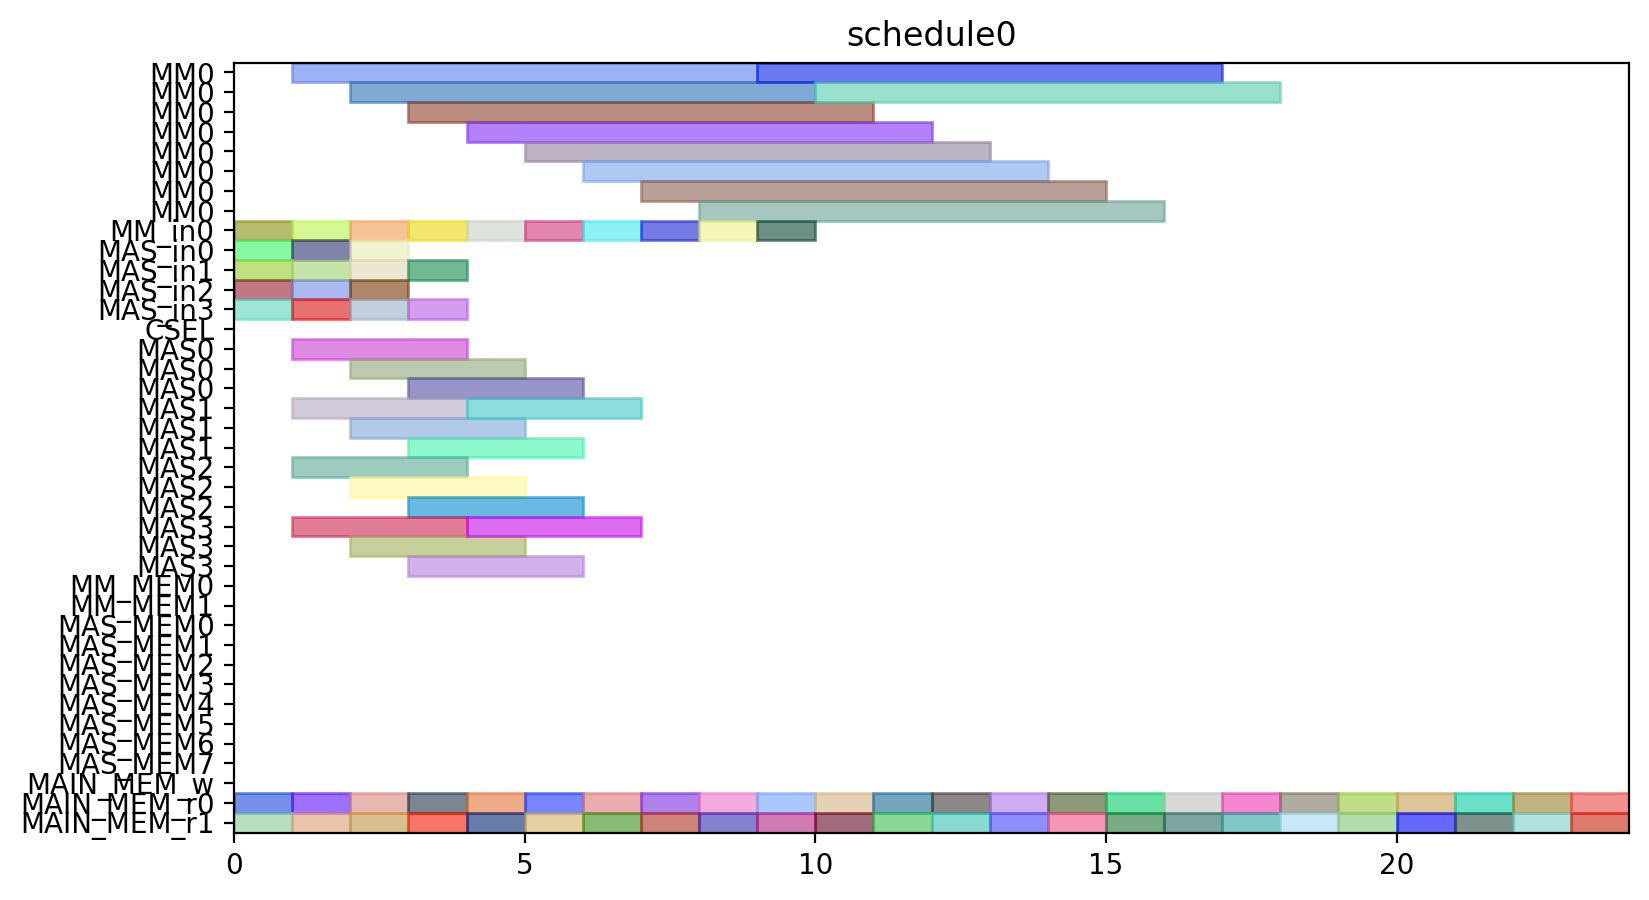

Source code (Python):
from pyschedule import Scenario, solvers, plotters, alt


def solve():
	horizon = 90
	S = Scenario("schedule0", horizon=horizon)

	# resource
	MM = S.Resources('MM', num=1, size=8)
	MM_in = S.Resources('MM_in', num=1)
	MAS_in = S.Resources('MAS_in', num=4)
	CSEL = S.Resource('CSEL')
	MAS = S.Resources('MAS', num=4, size=3, periods=range(1, horizon))
	MM_MEM = S.Resources('MM_MEM', num=2)
	MAS_MEM = S.Resources('MAS_MEM', num=8)
	MAIN_MEM_w = S.Resource('MAIN_MEM_w', size=1)
	MAIN_MEM_r = S.Resources('MAIN_MEM_r', num=2)

	# result of previous scheduling

	# new tasks
	t0_t0 = S.Task('t0_t0', length=3, delay_cost=1)
	t0_t0 += alt(MAS)
	t0_t0_in = S.Task('t0_t0_in', length=1, delay_cost=1)
	t0_t0_in += alt(MAS_in)
	S += t0_t0_in*MAS_in[0]<=t0_t0*MAS[0]

	S += t0_t0_in*MAS_in[1]<=t0_t0*MAS[1]

	S += t0_t0_in*MAS_in[2]<=t0_t0*MAS[2]

	S += t0_t0_in*MAS_in[3]<=t0_t0*MAS[3]

	t0_t0_mem0 = S.Task('t0_t0_mem0', length=1, delay_cost=1)
	t0_t0_mem0 += MAIN_MEM_r[0]
	t0_t0_mem1 = S.Task('t0_t0_mem1', length=1, delay_cost=1)
	t0_t0_mem1 += MAIN_MEM_r[1]
	t0_t1 = S.Task('t0_t1', length=3, delay_cost=1)
	t0_t1 += alt(MAS)
	t0_t1_in = S.Task('t0_t1_in', length=1, delay_cost=1)
	t0_t1_in += alt(MAS_in)
	S += t0_t1_in*MAS_in[0]<=t0_t1*MAS[0]

	S += t0_t1_in*MAS_in[1]<=t0_t1*MAS[1]

	S += t0_t1_in*MAS_in[2]<=t0_t1*MAS[2]

	S += t0_t1_in*MAS_in[3]<=t0_t1*MAS[3]

	t0_t1_mem0 = S.Task('t0_t1_mem0', length=1, delay_cost=1)
	t0_t1_mem0 += MAIN_MEM_r[0]
	t0_t1_mem1 = S.Task('t0_t1_mem1', length=1, delay_cost=1)
	t0_t1_mem1 += MAIN_MEM_r[1]
	t0_t3 = S.Task('t0_t3', length=8, delay_cost=1)
	t0_t3 += alt(MM)
	t0_t3_in = S.Task('t0_t3_in', length=1, delay_cost=1)
	t0_t3_in += alt(MM_in)
	S += t0_t3_in*MM_in[0]<=t0_t3*MM[0]

	t0_t3_mem0 = S.Task('t0_t3_mem0', length=1, delay_cost=1)
	t0_t3_mem0 += MAIN_MEM_r[0]
	t0_t3_mem1 = S.Task('t0_t3_mem1', length=1, delay_cost=1)
	t0_t3_mem1 += MAIN_MEM_r[1]
	t10 = S.Task('t10', length=3, delay_cost=1)
	t10 += alt(MAS)
	t10_in = S.Task('t10_in', length=1, delay_cost=1)
	t10_in += alt(MAS_in)
	S += t10_in*MAS_in[0]<=t10*MAS[0]

	S += t10_in*MAS_in[1]<=t10*MAS[1]

	S += t10_in*MAS_in[2]<=t10*MAS[2]

	S += t10_in*MAS_in[3]<=t10*MAS[3]

	t10_mem0 = S.Task('t10_mem0', length=1, delay_cost=1)
	t10_mem0 += MAIN_MEM_r[0]
	t10_mem1 = S.Task('t10_mem1', length=1, delay_cost=1)
	t10_mem1 += MAIN_MEM_r[1]
	t11 = S.Task('t11', length=3, delay_cost=1)
	t11 += alt(MAS)
	t11_in = S.Task('t11_in', length=1, delay_cost=1)
	t11_in += alt(MAS_in)
	S += t11_in*MAS_in[0]<=t11*MAS[0]

	S += t11_in*MAS_in[1]<=t11*MAS[1]

	S += t11_in*MAS_in[2]<=t11*MAS[2]

	S += t11_in*MAS_in[3]<=t11*MAS[3]

	t11_mem0 = S.Task('t11_mem0', length=1, delay_cost=1)
	t11_mem0 += MAIN_MEM_r[0]
	t11_mem1 = S.Task('t11_mem1', length=1, delay_cost=1)
	t11_mem1 += MAIN_MEM_r[1]
	t3_t0 = S.Task('t3_t0', length=8, delay_cost=1)
	t3_t0 += alt(MM)
	t3_t0_in = S.Task('t3_t0_in', length=1, delay_cost=1)
	t3_t0_in += alt(MM_in)
	S += t3_t0_in*MM_in[0]<=t3_t0*MM[0]

	t3_t0_mem0 = S.Task('t3_t0_mem0', length=1, delay_cost=1)
	t3_t0_mem0 += MAIN_MEM_r[0]
	t3_t0_mem1 = S.Task('t3_t0_mem1', length=1, delay_cost=1)
	t3_t0_mem1 += MAIN_MEM_r[1]
	t3_t1 = S.Task('t3_t1', length=8, delay_cost=1)
	t3_t1 += alt(MM)
	t3_t1_in = S.Task('t3_t1_in', length=1, delay_cost=1)
	t3_t1_in += alt(MM_in)
	S += t3_t1_in*MM_in[0]<=t3_t1*MM[0]

	t3_t1_mem0 = S.Task('t3_t1_mem0', length=1, delay_cost=1)
	t3_t1_mem0 += MAIN_MEM_r[0]
	t3_t1_mem1 = S.Task('t3_t1_mem1', length=1, delay_cost=1)
	t3_t1_mem1 += MAIN_MEM_r[1]
	t3_t2 = S.Task('t3_t2', length=3, delay_cost=1)
	t3_t2 += alt(MAS)
	t3_t2_in = S.Task('t3_t2_in', length=1, delay_cost=1)
	t3_t2_in += alt(MAS_in)
	S += t3_t2_in*MAS_in[0]<=t3_t2*MAS[0]

	S += t3_t2_in*MAS_in[1]<=t3_t2*MAS[1]

	S += t3_t2_in*MAS_in[2]<=t3_t2*MAS[2]

	S += t3_t2_in*MAS_in[3]<=t3_t2*MAS[3]

	t3_t2_mem0 = S.Task('t3_t2_mem0', length=1, delay_cost=1)
	t3_t2_mem0 += MAIN_MEM_r[0]
	t3_t2_mem1 = S.Task('t3_t2_mem1', length=1, delay_cost=1)
	t3_t2_mem1 += MAIN_MEM_r[1]
	t3_t3 = S.Task('t3_t3', length=3, delay_cost=1)
	t3_t3 += alt(MAS)
	t3_t3_in = S.Task('t3_t3_in', length=1, delay_cost=1)
	t3_t3_in += alt(MAS_in)
	S += t3_t3_in*MAS_in[0]<=t3_t3*MAS[0]

	S += t3_t3_in*MAS_in[1]<=t3_t3*MAS[1]

	S += t3_t3_in*MAS_in[2]<=t3_t3*MAS[2]

	S += t3_t3_in*MAS_in[3]<=t3_t3*MAS[3]

	t3_t3_mem0 = S.Task('t3_t3_mem0', length=1, delay_cost=1)
	t3_t3_mem0 += MAIN_MEM_r[0]
	t3_t3_mem1 = S.Task('t3_t3_mem1', length=1, delay_cost=1)
	t3_t3_mem1 += MAIN_MEM_r[1]
	t4_t0 = S.Task('t4_t0', length=3, delay_cost=1)
	t4_t0 += alt(MAS)
	t4_t0_in = S.Task('t4_t0_in', length=1, delay_cost=1)
	t4_t0_in += alt(MAS_in)
	S += t4_t0_in*MAS_in[0]<=t4_t0*MAS[0]

	S += t4_t0_in*MAS_in[1]<=t4_t0*MAS[1]

	S += t4_t0_in*MAS_in[2]<=t4_t0*MAS[2]

	S += t4_t0_in*MAS_in[3]<=t4_t0*MAS[3]

	t4_t0_mem0 = S.Task('t4_t0_mem0', length=1, delay_cost=1)
	t4_t0_mem0 += MAIN_MEM_r[0]
	t4_t0_mem1 = S.Task('t4_t0_mem1', length=1, delay_cost=1)
	t4_t0_mem1 += MAIN_MEM_r[1]
	t4_t1 = S.Task('t4_t1', length=3, delay_cost=1)
	t4_t1 += alt(MAS)
	t4_t1_in = S.Task('t4_t1_in', length=1, delay_cost=1)
	t4_t1_in += alt(MAS_in)
	S += t4_t1_in*MAS_in[0]<=t4_t1*MAS[0]

	S += t4_t1_in*MAS_in[1]<=t4_t1*MAS[1]

	S += t4_t1_in*MAS_in[2]<=t4_t1*MAS[2]

	S += t4_t1_in*MAS_in[3]<=t4_t1*MAS[3]

	t4_t1_mem0 = S.Task('t4_t1_mem0', length=1, delay_cost=1)
	t4_t1_mem0 += MAIN_MEM_r[0]
	t4_t1_mem1 = S.Task('t4_t1_mem1', length=1, delay_cost=1)
	t4_t1_mem1 += MAIN_MEM_r[1]
	t4_t3 = S.Task('t4_t3', length=8, delay_cost=1)
	t4_t3 += alt(MM)
	t4_t3_in = S.Task('t4_t3_in', length=1, delay_cost=1)
	t4_t3_in += alt(MM_in)
	S += t4_t3_in*MM_in[0]<=t4_t3*MM[0]

	t4_t3_mem0 = S.Task('t4_t3_mem0', length=1, delay_cost=1)
	t4_t3_mem0 += MAIN_MEM_r[0]
	t4_t3_mem1 = S.Task('t4_t3_mem1', length=1, delay_cost=1)
	t4_t3_mem1 += MAIN_MEM_r[1]
	t5_t0 = S.Task('t5_t0', length=8, delay_cost=1)
	t5_t0 += alt(MM)
	t5_t0_in = S.Task('t5_t0_in', length=1, delay_cost=1)
	t5_t0_in += alt(MM_in)
	S += t5_t0_in*MM_in[0]<=t5_t0*MM[0]

	t5_t0_mem0 = S.Task('t5_t0_mem0', length=1, delay_cost=1)
	t5_t0_mem0 += MAIN_MEM_r[0]
	t5_t0_mem1 = S.Task('t5_t0_mem1', length=1, delay_cost=1)
	t5_t0_mem1 += MAIN_MEM_r[1]
	t5_t1 = S.Task('t5_t1', length=8, delay_cost=1)
	t5_t1 += alt(MM)
	t5_t1_in = S.Task('t5_t1_in', length=1, delay_cost=1)
	t5_t1_in += alt(MM_in)
	S += t5_t1_in*MM_in[0]<=t5_t1*MM[0]

	t5_t1_mem0 = S.Task('t5_t1_mem0', length=1, delay_cost=1)
	t5_t1_mem0 += MAIN_MEM_r[0]
	t5_t1_mem1 = S.Task('t5_t1_mem1', length=1, delay_cost=1)
	t5_t1_mem1 += MAIN_MEM_r[1]
	t5_t2 = S.Task('t5_t2', length=3, delay_cost=1)
	t5_t2 += alt(MAS)
	t5_t2_in = S.Task('t5_t2_in', length=1, delay_cost=1)
	t5_t2_in += alt(MAS_in)
	S += t5_t2_in*MAS_in[0]<=t5_t2*MAS[0]

	S += t5_t2_in*MAS_in[1]<=t5_t2*MAS[1]

	S += t5_t2_in*MAS_in[2]<=t5_t2*MAS[2]

	S += t5_t2_in*MAS_in[3]<=t5_t2*MAS[3]

	t5_t2_mem0 = S.Task('t5_t2_mem0', length=1, delay_cost=1)
	t5_t2_mem0 += MAIN_MEM_r[0]
	t5_t2_mem1 = S.Task('t5_t2_mem1', length=1, delay_cost=1)
	t5_t2_mem1 += MAIN_MEM_r[1]
	t5_t3 = S.Task('t5_t3', length=3, delay_cost=1)
	t5_t3 += alt(MAS)
	t5_t3_in = S.Task('t5_t3_in', length=1, delay_cost=1)
	t5_t3_in += alt(MAS_in)
	S += t5_t3_in*MAS_in[0]<=t5_t3*MAS[0]

	S += t5_t3_in*MAS_in[1]<=t5_t3*MAS[1]

	S += t5_t3_in*MAS_in[2]<=t5_t3*MAS[2]

	S += t5_t3_in*MAS_in[3]<=t5_t3*MAS[3]

	t5_t3_mem0 = S.Task('t5_t3_mem0', length=1, delay_cost=1)
	t5_t3_mem0 += MAIN_MEM_r[0]
	t5_t3_mem1 = S.Task('t5_t3_mem1', length=1, delay_cost=1)
	t5_t3_mem1 += MAIN_MEM_r[1]
	t6_t0 = S.Task('t6_t0', length=8, delay_cost=1)
	t6_t0 += alt(MM)
	t6_t0_in = S.Task('t6_t0_in', length=1, delay_cost=1)
	t6_t0_in += alt(MM_in)
	S += t6_t0_in*MM_in[0]<=t6_t0*MM[0]

	t6_t0_mem0 = S.Task('t6_t0_mem0', length=1, delay_cost=1)
	t6_t0_mem0 += MAIN_MEM_r[0]
	t6_t0_mem1 = S.Task('t6_t0_mem1', length=1, delay_cost=1)
	t6_t0_mem1 += MAIN_MEM_r[1]
	t6_t1 = S.Task('t6_t1', length=8, delay_cost=1)
	t6_t1 += alt(MM)
	t6_t1_in = S.Task('t6_t1_in', length=1, delay_cost=1)
	t6_t1_in += alt(MM_in)
	S += t6_t1_in*MM_in[0]<=t6_t1*MM[0]

	t6_t1_mem0 = S.Task('t6_t1_mem0', length=1, delay_cost=1)
	t6_t1_mem0 += MAIN_MEM_r[0]
	t6_t1_mem1 = S.Task('t6_t1_mem1', length=1, delay_cost=1)
	t6_t1_mem1 += MAIN_MEM_r[1]
	t6_t2 = S.Task('t6_t2', length=3, delay_cost=1)
	t6_t2 += alt(MAS)
	t6_t2_in = S.Task('t6_t2_in', length=1, delay_cost=1)
	t6_t2_in += alt(MAS_in)
	S += t6_t2_in*MAS_in[0]<=t6_t2*MAS[0]

	S += t6_t2_in*MAS_in[1]<=t6_t2*MAS[1]

	S += t6_t2_in*MAS_in[2]<=t6_t2*MAS[2]

	S += t6_t2_in*MAS_in[3]<=t6_t2*MAS[3]

	t6_t2_mem0 = S.Task('t6_t2_mem0', length=1, delay_cost=1)
	t6_t2_mem0 += MAIN_MEM_r[0]
	t6_t2_mem1 = S.Task('t6_t2_mem1', length=1, delay_cost=1)
	t6_t2_mem1 += MAIN_MEM_r[1]
	t6_t3 = S.Task('t6_t3', length=3, delay_cost=1)
	t6_t3 += alt(MAS)
	t6_t3_in = S.Task('t6_t3_in', length=1, delay_cost=1)
	t6_t3_in += alt(MAS_in)
	S += t6_t3_in*MAS_in[0]<=t6_t3*MAS[0]

	S += t6_t3_in*MAS_in[1]<=t6_t3*MAS[1]

	S += t6_t3_in*MAS_in[2]<=t6_t3*MAS[2]

	S += t6_t3_in*MAS_in[3]<=t6_t3*MAS[3]

	t6_t3_mem0 = S.Task('t6_t3_mem0', length=1, delay_cost=1)
	t6_t3_mem0 += MAIN_MEM_r[0]
	t6_t3_mem1 = S.Task('t6_t3_mem1', length=1, delay_cost=1)
	t6_t3_mem1 += MAIN_MEM_r[1]
	t7_t0 = S.Task('t7_t0', length=8, delay_cost=1)
	t7_t0 += alt(MM)
	t7_t0_in = S.Task('t7_t0_in', length=1, delay_cost=1)
	t7_t0_in += alt(MM_in)
	S += t7_t0_in*MM_in[0]<=t7_t0*MM[0]

	t7_t0_mem0 = S.Task('t7_t0_mem0', length=1, delay_cost=1)
	t7_t0_mem0 += MAIN_MEM_r[0]
	t7_t0_mem1 = S.Task('t7_t0_mem1', length=1, delay_cost=1)
	t7_t0_mem1 += MAIN_MEM_r[1]
	t7_t1 = S.Task('t7_t1', length=8, delay_cost=1)
	t7_t1 += alt(MM)
	t7_t1_in = S.Task('t7_t1_in', length=1, delay_cost=1)
	t7_t1_in += alt(MM_in)
	S += t7_t1_in*MM_in[0]<=t7_t1*MM[0]

	t7_t1_mem0 = S.Task('t7_t1_mem0', length=1, delay_cost=1)
	t7_t1_mem0 += MAIN_MEM_r[0]
	t7_t1_mem1 = S.Task('t7_t1_mem1', length=1, delay_cost=1)
	t7_t1_mem1 += MAIN_MEM_r[1]
	t7_t2 = S.Task('t7_t2', length=3, delay_cost=1)
	t7_t2 += alt(MAS)
	t7_t2_in = S.Task('t7_t2_in', length=1, delay_cost=1)
	t7_t2_in += alt(MAS_in)
	S += t7_t2_in*MAS_in[0]<=t7_t2*MAS[0]

	S += t7_t2_in*MAS_in[1]<=t7_t2*MAS[1]

	S += t7_t2_in*MAS_in[2]<=t7_t2*MAS[2]

	S += t7_t2_in*MAS_in[3]<=t7_t2*MAS[3]

	t7_t2_mem0 = S.Task('t7_t2_mem0', length=1, delay_cost=1)
	t7_t2_mem0 += MAIN_MEM_r[0]
	t7_t2_mem1 = S.Task('t7_t2_mem1', length=1, delay_cost=1)
	t7_t2_mem1 += MAIN_MEM_r[1]
	t7_t3 = S.Task('t7_t3', length=3, delay_cost=1)
	t7_t3 += alt(MAS)
	t7_t3_in = S.Task('t7_t3_in', length=1, delay_cost=1)
	t7_t3_in += alt(MAS_in)
	S += t7_t3_in*MAS_in[0]<=t7_t3*MAS[0]

	S += t7_t3_in*MAS_in[1]<=t7_t3*MAS[1]

	S += t7_t3_in*MAS_in[2]<=t7_t3*MAS[2]

	S += t7_t3_in*MAS_in[3]<=t7_t3*MAS[3]

	t7_t3_mem0 = S.Task('t7_t3_mem0', length=1, delay_cost=1)
	t7_t3_mem0 += MAIN_MEM_r[0]
	t7_t3_mem1 = S.Task('t7_t3_mem1', length=1, delay_cost=1)
	t7_t3_mem1 += MAIN_MEM_r[1]
	solvers.mip.solve(S,msg=1,kind='CPLEX',ratio_gap=1.01)

	solution = [['hoge']*len(S.solution()[1]) for i in range(len(S.solution()))]
	for i in range(len(S.solution())):
		for j in range(len(S.solution()[i])):
			solution[i][j]=str(S.solution()[i][j])
	print(solution)

	cycles = int(solution[-1][3])

	pic_file_name = "/home/mfukuda/ABE/multiRAM_multiMAS_16mux/scheduling_result/stage8MM1_stage3MAS4/SQR012345/schedule0.png"
	if(S.solution() != []):
		plotters.matplotlib.plot(S,img_filename=pic_file_name, show_task_labels=False, fig_size=(cycles*0.25+3, 5))

	return solution
